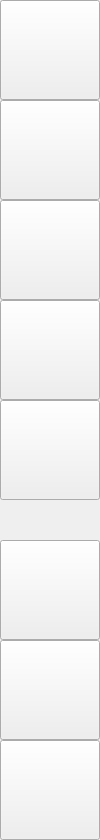
        <widget class="QWidget" name="left_menu" native="true">
         <property name="sizePolicy">
          <sizepolicy hsizetype="Maximum" vsizetype="Maximum">
           <horstretch>0</horstretch>
           <verstretch>0</verstretch>
          </sizepolicy>
         </property>
         <property name="minimumSize">
          <size>
           <width>0</width>
           <height>0</height>
          </size>
         </property>
         <property name="maximumSize">
          <size>
           <width>100</width>
           <height>16777214</height>
          </size>
         </property>
         <property name="styleSheet">
          <string notr="true"/>
         </property>
         <layout class="QVBoxLayout" name="verticalLayout">
          <property name="spacing">
           <number>0</number>
          </property>
          <property name="leftMargin">
           <number>0</number>
          </property>
          <property name="topMargin">
           <number>0</number>
          </property>
          <property name="rightMargin">
           <number>0</number>
          </property>
          <property name="bottomMargin">
           <number>0</number>
          </property>
          <item>
           <widget class="QPushButton" name="btn_tutor">
            <property name="sizePolicy">
             <sizepolicy hsizetype="Fixed" vsizetype="Fixed">
              <horstretch>0</horstretch>
              <verstretch>0</verstretch>
             </sizepolicy>
            </property>
            <property name="minimumSize">
             <size>
              <width>100</width>
              <height>100</height>
             </size>
            </property>
            <property name="maximumSize">
             <size>
              <width>100</width>
              <height>100</height>
             </size>
            </property>
            <property name="text">
             <string/>
            </property>
            <property name="icon">
             <iconset resource="source.qrc">
              <normaloff>:/pic/icons/home.png</normaloff>:/pic/icons/home.png</iconset>
            </property>
            <property name="iconSize">
             <size>
              <width>45</width>
              <height>45</height>
             </size>
            </property>
           </widget>
          </item>
          <item>
           <widget class="QPushButton" name="btn_ebook">
            <property name="sizePolicy">
             <sizepolicy hsizetype="Fixed" vsizetype="Fixed">
              <horstretch>0</horstretch>
              <verstretch>0</verstretch>
             </sizepolicy>
            </property>
            <property name="minimumSize">
             <size>
              <width>100</width>
              <height>100</height>
             </size>
            </property>
            <property name="maximumSize">
             <size>
              <width>100</width>
              <height>100</height>
             </size>
            </property>
            <property name="text">
             <string/>
            </property>
            <property name="icon">
             <iconset resource="source.qrc">
              <normaloff>:/pic/icons/all.png</normaloff>:/pic/icons/all.png</iconset>
            </property>
            <property name="iconSize">
             <size>
              <width>50</width>
              <height>50</height>
             </size>
            </property>
           </widget>
          </item>
          <item>
           <widget class="QPushButton" name="btn_rbook">
            <property name="sizePolicy">
             <sizepolicy hsizetype="Fixed" vsizetype="Fixed">
              <horstretch>0</horstretch>
              <verstretch>0</verstretch>
             </sizepolicy>
            </property>
            <property name="minimumSize">
             <size>
              <width>100</width>
              <height>100</height>
             </size>
            </property>
            <property name="text">
             <string/>
            </property>
            <property name="icon">
             <iconset resource="source.qrc">
              <normaloff>:/pic/icons/download.png</normaloff>:/pic/icons/download.png</iconset>
            </property>
            <property name="iconSize">
             <size>
              <width>50</width>
              <height>50</height>
             </size>
            </property>
           </widget>
          </item>
          <item>
           <widget class="QPushButton" name="btn_upload">
            <property name="sizePolicy">
             <sizepolicy hsizetype="Fixed" vsizetype="Fixed">
              <horstretch>0</horstretch>
              <verstretch>0</verstretch>
             </sizepolicy>
            </property>
            <property name="minimumSize">
             <size>
              <width>100</width>
              <height>100</height>
             </size>
            </property>
            <property name="maximumSize">
             <size>
              <width>100</width>
              <height>100</height>
             </size>
            </property>
            <property name="text">
             <string/>
            </property>
            <property name="icon">
             <iconset resource="source.qrc">
              <normaloff>:/pic/icons/upload.png</normaloff>:/pic/icons/upload.png</iconset>
            </property>
            <property name="iconSize">
             <size>
              <width>50</width>
              <height>50</height>
             </size>
            </property>
           </widget>
          </item>
          <item>
           <widget class="QPushButton" name="btn_stat">
            <property name="sizePolicy">
             <sizepolicy hsizetype="Fixed" vsizetype="Fixed">
              <horstretch>0</horstretch>
              <verstretch>0</verstretch>
             </sizepolicy>
            </property>
            <property name="minimumSize">
             <size>
              <width>100</width>
              <height>100</height>
             </size>
            </property>
            <property name="text">
             <string/>
            </property>
            <property name="icon">
             <iconset resource="source.qrc">
              <normaloff>:/pic/icons/score.png</normaloff>:/pic/icons/score.png</iconset>
            </property>
            <property name="iconSize">
             <size>
              <width>50</width>
              <height>50</height>
             </size>
            </property>
           </widget>
          </item>
          <item>
           <spacer name="verticalSpacer">
            <property name="orientation">
             <enum>Qt::Vertical</enum>
            </property>
            <property name="sizeHint" stdset="0">
             <size>
              <width>20</width>
              <height>40</height>
             </size>
            </property>
           </spacer>
          </item>
          <item>
           <widget class="QPushButton" name="btn_about_us">
            <property name="sizePolicy">
             <sizepolicy hsizetype="Fixed" vsizetype="Minimum">
              <horstretch>0</horstretch>
              <verstretch>0</verstretch>
             </sizepolicy>
            </property>
            <property name="minimumSize">
             <size>
              <width>100</width>
              <height>100</height>
             </size>
            </property>
            <property name="maximumSize">
             <size>
              <width>100</width>
              <height>100</height>
             </size>
            </property>
            <property name="text">
             <string/>
            </property>
            <property name="icon">
             <iconset resource="source.qrc">
              <normaloff>:/pic/icons/user-group-fill.png</normaloff>:/pic/icons/user-group-fill.png</iconset>
            </property>
            <property name="iconSize">
             <size>
              <width>50</width>
              <height>50</height>
             </size>
            </property>
           </widget>
          </item>
          <item>
           <widget class="QPushButton" name="btn_help">
            <property name="sizePolicy">
             <sizepolicy hsizetype="Fixed" vsizetype="Fixed">
              <horstretch>0</horstretch>
              <verstretch>0</verstretch>
             </sizepolicy>
            </property>
            <property name="minimumSize">
             <size>
              <width>100</width>
              <height>100</height>
             </size>
            </property>
            <property name="text">
             <string/>
            </property>
            <property name="icon">
             <iconset resource="source.qrc">
              <normaloff>:/pic/icons/prompt.png</normaloff>:/pic/icons/prompt.png</iconset>
            </property>
            <property name="iconSize">
             <size>
              <width>50</width>
              <height>50</height>
             </size>
            </property>
           </widget>
          </item>
          <item>
           <widget class="QPushButton" name="btn_exit">
            <property name="sizePolicy">
             <sizepolicy hsizetype="Fixed" vsizetype="Fixed">
              <horstretch>0</horstretch>
              <verstretch>0</verstretch>
             </sizepolicy>
            </property>
            <property name="minimumSize">
             <size>
              <width>100</width>
              <height>100</height>
             </size>
            </property>
            <property name="maximumSize">
             <size>
              <width>100</width>
              <height>100</height>
             </size>
            </property>
            <property name="text">
             <string/>
            </property>
            <property name="icon">
             <iconset resource="source.qrc">
              <normaloff>:/pic/icons/quit.png</normaloff>:/pic/icons/quit.png</iconset>
            </property>
            <property name="iconSize">
             <size>
              <width>50</width>
              <height>50</height>
             </size>
            </property>
           </widget>
          </item>
         </layout>
        </widget>
